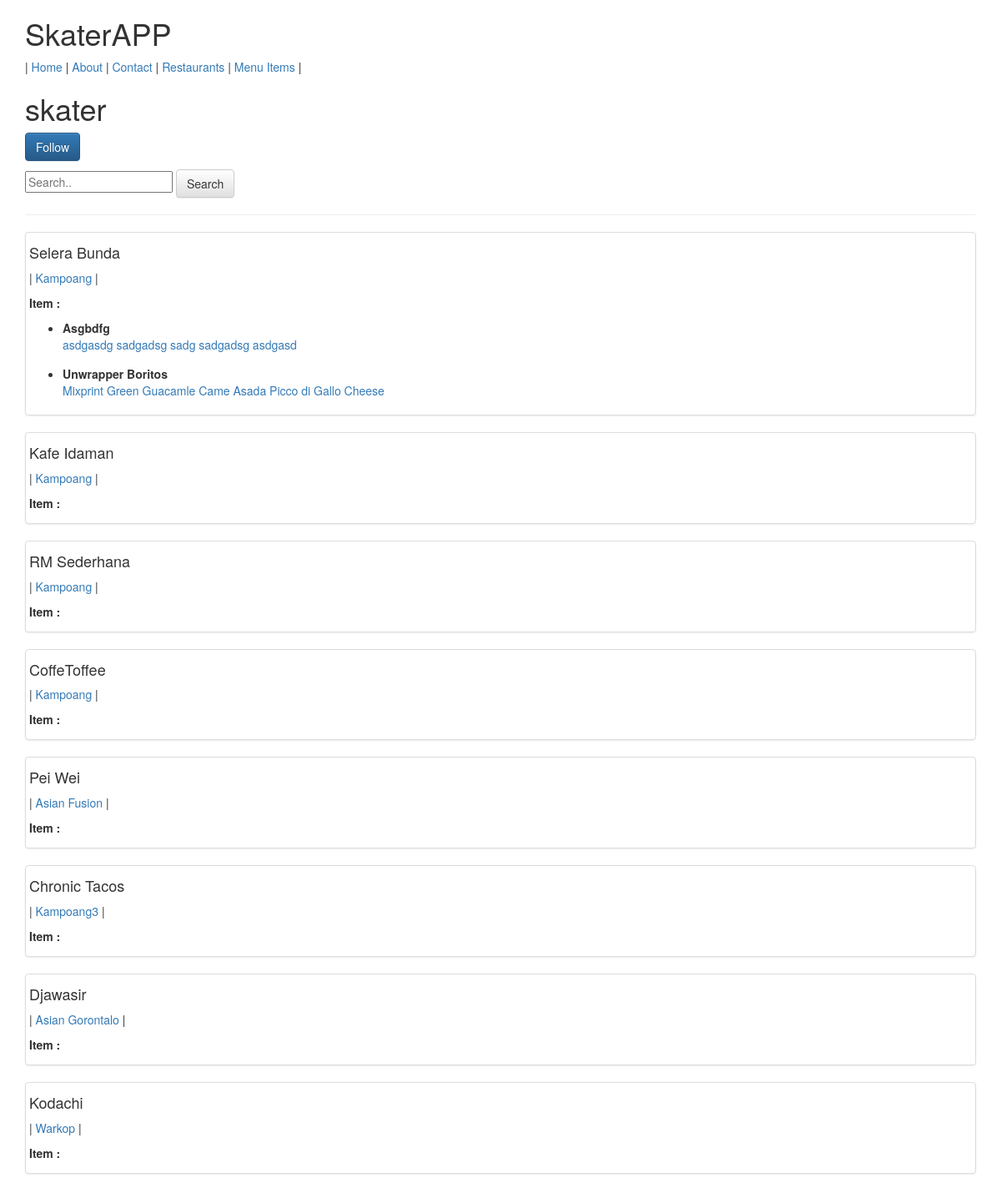
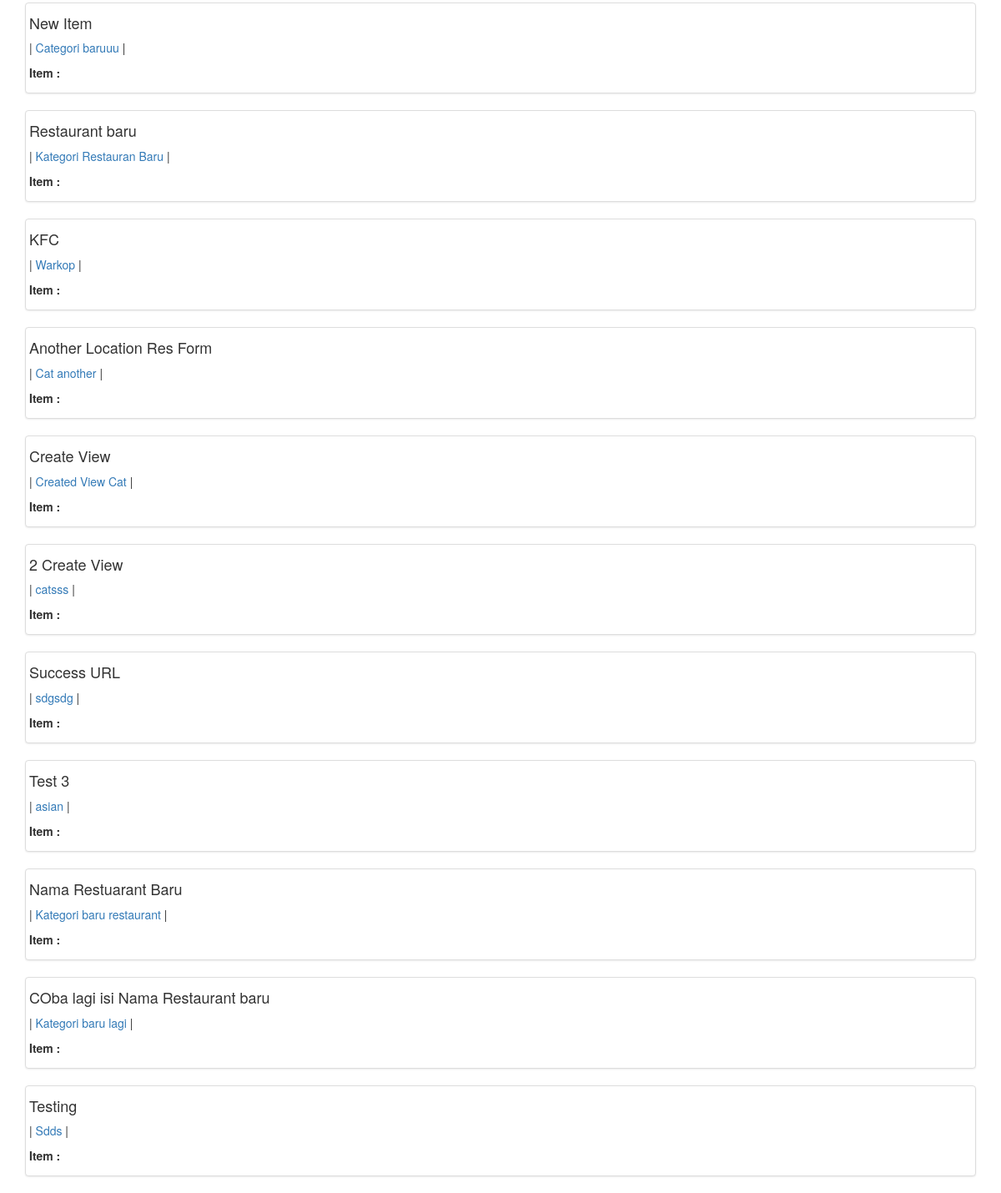
The app's page /u/skater/ (signed in) with its own data (2 pictures, top to bottom).
### restaurants/models.py (models this page shows, shortened)
class RestaurantLocation(models.Model) :
    owner           = models.ForeignKey(User)  # django models unleashed joincfe
    name            = models.CharField(max_length = 120)
    location        = models.CharField(max_length = 120, null = True, blank = True)
    category        = models.CharField(max_length = 120, null = True, blank = True, validators=[validate_category])
    timestamp       = models.DateTimeField(auto_now_add = True)
    updated         = models.DateTimeField(auto_now=True)
    slug            = models.SlugField(unique=True, null=True, blank=True)
    objects = RestaurantLocationManager() # add Model.objects.all()
    @property
    def title(self):
        return self.name

### menus/models.py (models this page shows, shortened)
class Item(models.Model):
    user            = models.ForeignKey(settings.AUTH_USER_MODEL)
    restaurant      = models.ForeignKey(RestaurantLocation)
    name            = models.CharField(max_length=120)
    contents        = models.TextField(blank=True, null=True, help_text='Separate each item by comma')
    excludes        = models.TextField(blank=True, null=True, help_text='Separated each item by comma')
    public          = models.BooleanField(default=True)
    timestamp       = models.DateTimeField(auto_now_add=True)
    updated         = models.DateTimeField(auto_now=True)
    class Meta:
        ordering = ['-updated', '-timestamp']
    def get_contents(self):
        return self.contents.split(",")

### profiles/views.py (the view)
# urls.py: url(r'^(?P<username>[\w-]+)/$', ProfileDetailView.as_view(), name='detail'),
class ProfileDetailView(DetailView):
    def get_object(self):
        username = self.kwargs.get("username")
        if username is None:
            raise Http404
        return get_object_or_404(User, username__iexact=username, is_active=True)
    def get_context_data(self, *args, **kwargs):
        context = super(ProfileDetailView, self).get_context_data(*args, **kwargs)
        user = context['user']
        is_following = False
        if user.profile in self.request.user.is_following.all():
            is_following = True
        context['is_following'] = is_following
        query = self.request.GET.get('q')
        item_exists = Item.objects.filter(user=user).exists()
        qs = RestaurantLocation.objects.filter(owner=user).search(query)
        if item_exists and qs.exists():
            context['locations'] = qs
        return context

### restaurants/models.py (called while the page is built, shortened)
    def search(self, query):
        return self

    def get_queryset(self):
        return RestaurantLocationQuerySet(self.model, using=self._db)

### profiles/templates/auth/user_detail.html (shortened to what this page needs)
{% extends 'base.html' %}
{%  block content %}
    <h1>{{ user.username }}</h1>
    <p>{% include 'snippets/follow_form.html' with username=user.username is_following=is_following %}</p>
    <form class="form" method="GET" action=".">
        <input type="text" placeholder="Search.." name="q">
        <button class="btn btn-default" type="submit">Search</button>
    </form>
    <hr/>
    {% if locations %}
    {% for rest in locations %}
        <div class="row">
        <div class="col-sm-12">
            <div class="thumbnail">
            <h4>{{ rest.title }}</h4>
            <p>
                <a href='{{ request.path }}?q={{ rest.location }}'>{{ rest.locations }}</a> |
                <a href='{{ request.path }}?q={{ rest.category }}'>{{ rest.category }}</a> |
            </p>
            <p>
            <strong>Item : </strong>
            <ul>
                {% for item in rest.item_set.all %}
                    <li style="margin-bottom: 15px;"> <strong>{{ item.name }}</strong><br/>
                        {% for ing in item.get_contents %}
                            <a href='{{ request.path }}?q=+{{ ing }}'> {{ing}} </a>
                        {% endfor %}
                    </li>
                {% endfor %}
            </ul>
            </p>
            </div>
        </div>
        </div>
    {% endfor %}
    {% else %}
        <p class="lead"> No Item Found</p>
    {% endif %}
{% endblock content %}

### records on screen
RestaurantLocation: title "Selera Bunda", category "Kampoang"
Item: name "Asgbdfg", get_contents "asdgasdg" "sadgadsg" "sadg" "sadgadsg" "asdgasd"
Item: name "Unwrapper Boritos", get_contents "Mixprint Green" "Guacamle" "Came Asada" "Picco di Gallo" "Cheese"
RestaurantLocation: title "Kafe Idaman", category "Kampoang"
RestaurantLocation: title "RM Sederhana", category "Kampoang"
RestaurantLocation: title "CoffeToffee", category "Kampoang"
RestaurantLocation: title "Pei Wei", category "Asian Fusion"
RestaurantLocation: title "Chronic Tacos", category "Kampoang3"
RestaurantLocation: title "Djawasir", category "Asian Gorontalo"
RestaurantLocation: title "Kodachi", category "Warkop"
RestaurantLocation: title "New Item", category "Categori baruuu"
RestaurantLocation: title "Restaurant baru", category "Kategori Restauran Baru"
RestaurantLocation: title "KFC", category "Warkop"
RestaurantLocation: title "Another Location Res Form", category "Cat another"
RestaurantLocation: title "Create View", category "Created View Cat"
RestaurantLocation: title "2 Create View", category "catsss"
RestaurantLocation: title "Success URL", category "sdgsdg"
RestaurantLocation: title "Test 3", category "asian"
RestaurantLocation: title "Nama Restuarant Baru", category "Kategori baru restaurant"
RestaurantLocation: title "COba lagi isi Nama Restaurant baru", category "Kategori baru lagi"
RestaurantLocation: title "Testing", category "Sdds"

### other values on screen
{{ user.username }} "skater"
